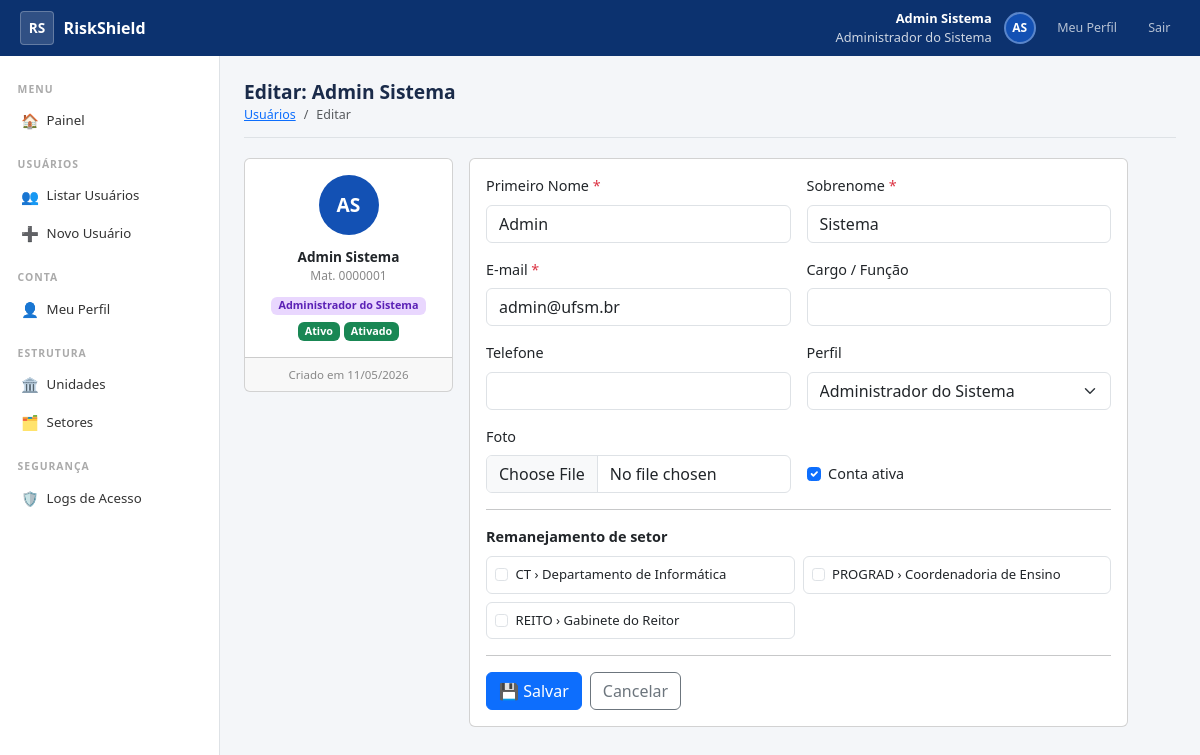
/usuarios/1/editar/ (signed in), run on the app's committed database.
### accounts/models.py (models this page shows, shortened)
class Usuario(AbstractBaseUser, PermissionsMixin):
    primeiro_nome = models.CharField('Primeiro Nome', max_length=80)
    sobrenome     = models.CharField('Sobrenome',     max_length=100)
    matricula     = models.CharField('Matrícula',     max_length=20, unique=True, db_index=True)
    email         = models.EmailField('E-mail Institucional', unique=True, db_index=True)
    foto          = models.ImageField('Foto', upload_to='fotos/', blank=True, null=True)
    telefone      = models.CharField('Telefone Institucional', max_length=20, blank=True)
    cargo         = models.CharField('Cargo / Função',         max_length=120, blank=True)
    perfil = models.CharField(
        'Perfil',
        max_length=20,
        choices=Perfil.choices,
        default=Perfil.SERVIDOR,
        db_index=True,
    )
    ativo           = models.BooleanField('Ativo', default=True, db_index=True)
    conta_ativada   = models.BooleanField('Conta Ativada', default=False)
    is_staff        = models.BooleanField('Acesso Admin Django', default=False)
    criado_em       = models.DateTimeField('Criado em',    auto_now_add=True)
    atualizado_em   = models.DateTimeField('Atualizado em', auto_now=True)
    deleted_at      = models.DateTimeField('Excluído em',  null=True, blank=True, db_index=True)
    criado_por      = models.ForeignKey(
        'self', on_delete=models.SET_NULL,
        null=True, blank=True,
        related_name='usuarios_criados',
        verbose_name='Criado por',
    )
    ultimo_login_ip = models.GenericIPAddressField('IP do Último Login', null=True, blank=True)
    history = HistoricalRecords(
        history_change_reason_field=models.TextField(null=True),
        excluded_fields=['last_login', 'ultimo_login_ip'],
    )
    objects = UsuarioManager()
    USERNAME_FIELD  = 'matricula'
    REQUIRED_FIELDS = ['email', 'primeiro_nome', 'sobrenome']
    class Meta:
        verbose_name         = 'Usuário'
        verbose_name_plural  = 'Usuários'
        ordering             = ['primeiro_nome', 'sobrenome']
    def get_nome_completo(self):
        return f'{self.primeiro_nome} {self.sobrenome}'.strip()
    def get_iniciais(self):
        partes = self.get_nome_completo().split()
        if len(partes) >= 2:
            return f'{partes[0][0]}{partes[-1][0]}'.upper()
        return self.matricula[:2].upper()
    @property
    def is_admin(self):
        return self.perfil == Perfil.ADMIN
    @property
    def pode_criar_usuario(self):
        return self.perfil in (Perfil.ADMIN, Perfil.GESTOR_UNIDADE)
    @property
    def pode_gerenciar_usuarios(self):
        return self.perfil in (Perfil.ADMIN, Perfil.GESTOR_UNIDADE, Perfil.GESTOR_SETOR)
    @property
    def pode_ver_logs(self):
        return self.perfil == Perfil.ADMIN
    def pode_editar_usuario(self, alvo):
        if self.perfil == Perfil.ADMIN:
            return True
    def get_setores_ativos(self):
        return self.usuario_setores.filter(ativo=True).select_related('setor__unidade')

### accounts/views.py (the view, shortened to what this page needs)
# urls.py: path('usuarios/<int:pk>/editar/',                 views.view_editar_usuario,   name='editar_usuario'),
@requer_pode_gerenciar_usuarios
def view_editar_usuario(request, pk):
    u    = request.user
    alvo = get_object_or_404(Usuario, pk=pk)
    if not u.pode_editar_usuario(alvo):
        messages.error(request, 'Sem permissão para editar este usuário.')
        return redirect('lista_usuarios')
    setores_qs = _qs_setores(u)
    form = EditarUsuarioForm(
        request.POST or None, request.FILES or None,
        instance=alvo, usuario_logado=u, queryset_setores=setores_qs,
    )
    return render(request, 'accounts/editar_usuario.html', {
        'form': form, 'alvo': alvo,
        'setores': alvo.get_setores_ativos(),
        'setores_disponiveis': setores_qs,
        'titulo': f'Editar: {alvo.get_nome_completo()}',
    })

### accounts/managers.py (called while the page is built)
    def get_queryset(self):
        return super().get_queryset().filter(deleted_at__isnull=True)

### accounts/views.py (called while the page is built)
def _qs_setores(usuario):
    if usuario.is_admin or usuario.is_gestor_unidade:
        return Setor.objects.filter(ativo=True).select_related('unidade')
    if usuario.is_gestor_setor:
        set_ids = usuario.usuario_setores.filter(ativo=True).values_list('setor_id', flat=True)
        return Setor.objects.filter(id__in=set_ids, ativo=True).select_related('unidade')
    return Setor.objects.none()

### organizacional/models.py (called while the page is built)
    def __str__(self):
        return f'{self.unidade.sigla} › {self.nome}' if self.unidade.sigla else f'{self.unidade.nome} › {self.nome}'

### templates/accounts/editar_usuario.html (shortened to what this page needs)
{% extends 'base_sistema.html' %}
{% block content %}
<div class="page-header">
  <h1>{{ titulo }}</h1>
  <ol class="breadcrumb mb-0">
    <li class="breadcrumb-item"><a href="{% url 'lista_usuarios' %}">Usuários</a></li>
    <li class="breadcrumb-item active">Editar</li>
  </ol>
</div>
<div class="row g-3" style="max-width:900px;">
  <div class="col-md-3">
    <div class="card text-center">
      <div class="card-body p-3">
        <div style="width:60px;height:60px;border-radius:50%;background:#1351B4;display:flex;align-items:center;justify-content:center;color:#fff;font-size:1.2rem;font-weight:700;margin:0 auto .75rem;">
          {% if alvo.foto %}<img src="{{ alvo.foto.url }}" style="width:100%;height:100%;object-fit:cover;border-radius:50%;">
          {% else %}{{ alvo.get_iniciais }}{% endif %}
        </div>
        <div style="font-weight:700; font-size:.85rem;">{{ alvo.get_nome_completo }}</div>
        <div style="font-size:.75rem; color:#888;">Mat. {{ alvo.matricula }}</div>
        <div class="mt-2">
          <span class="badge badge-{% if alvo.is_admin %}admin{% elif alvo.is_gestor_unidade %}gu{% elif alvo.is_gestor_setor %}gs{% else %}serv{% endif %}">
            {{ alvo.get_perfil_display }}
          </span>
        </div>
        <div class="mt-1">
          {% if alvo.ativo %}<span class="badge bg-success">Ativo</span>{% else %}<span class="badge bg-danger">Inativo</span>{% endif %}
          {% if alvo.conta_ativada %}<span class="badge bg-success">Ativado</span>{% else %}<span class="badge bg-warning text-dark">Pendente</span>{% endif %}
        </div>
      </div>
      <div class="card-footer p-2" style="font-size:.72rem; color:#888;">
        Criado em {{ alvo.criado_em|date:"d/m/Y" }}<br>
      </div>
    </div>
  </div>
  <div class="col-md-9">
    <div class="card">
      <div class="card-body">
        <form method="post" enctype="multipart/form-data" novalidate>
          <div class="row g-3">
            <div class="col-sm-6">
              <label class="form-label">Primeiro Nome <span class="text-danger">*</span></label>
              <input type="text" name="primeiro_nome" class="form-control {% if form.primeiro_nome.errors %}is-invalid{% endif %}"
                     value="{{ form.primeiro_nome.value|default:alvo.primeiro_nome }}" required
                     {% if form.fields.primeiro_nome.disabled %}disabled{% endif %}>
            </div>
            <div class="col-sm-6">
              <label class="form-label">Sobrenome <span class="text-danger">*</span></label>
              <input type="text" name="sobrenome" class="form-control {% if form.sobrenome.errors %}is-invalid{% endif %}"
                     value="{{ form.sobrenome.value|default:alvo.sobrenome }}" required
                     {% if form.fields.sobrenome.disabled %}disabled{% endif %}>
            </div>
            <div class="col-sm-6">
              <label class="form-label">E-mail <span class="text-danger">*</span></label>
              <input type="email" name="email" class="form-control {% if form.email.errors %}is-invalid{% endif %}"
                     value="{{ form.email.value|default:alvo.email }}" required
                     {% if form.fields.email.disabled %}disabled{% endif %}>
            </div>
            <div class="col-sm-6">
              <label class="form-label">Cargo / Função</label>
              <input type="text" name="cargo" class="form-control"
                     value="{{ form.cargo.value|default:alvo.cargo }}"
                     {% if form.fields.cargo.disabled %}disabled{% endif %}>
            </div>
            <div class="col-sm-6">
              <label class="form-label">Telefone</label>
              <input type="text" name="telefone" class="form-control"
                     value="{{ form.telefone.value|default:alvo.telefone }}"
                     {% if form.fields.telefone.disabled %}disabled{% endif %}>
            </div>
            <div class="col-sm-6">
              <label class="form-label">Perfil</label>
              <select name="perfil" class="form-select" {% if form.fields.perfil.disabled %}disabled{% endif %}>
                {% for val, lbl in form.fields.perfil.choices %}
                <option value="{{ val }}" {% if form.perfil.value == val or alvo.perfil == val %}selected{% endif %}>{{ lbl }}</option>
                {% endfor %}
              </select>
            </div>
            <div class="col-sm-6">
              <label class="form-label">Foto</label>
              <input type="file" name="foto" class="form-control" accept="image/*"
                     {% if form.fields.foto.disabled %}disabled{% endif %}>
            </div>
            <div class="col-sm-6 d-flex align-items-end pb-1">
              <div class="form-check">
                <input class="form-check-input" type="checkbox" name="ativo" id="id_ativo_edit"
                       {% if form.ativo.value != False and alvo.ativo %}checked{% endif %}
                       {% if form.fields.ativo.disabled %}disabled{% endif %}>
                <label class="form-check-label" for="id_ativo_edit">Conta ativa</label>
              </div>
            </div>
          </div>
          <hr class="mt-3">
          <div>
            <label class="form-label fw-semibold">Remanejamento de setor</label>
            {% if form.fields.setores.queryset.count == 0 %}
            <div class="alert alert-warning py-2 mb-0" style="font-size:.85rem;">
              Nenhum setor disponível para o seu perfil.
            </div>
            {% else %}
            <div class="row g-2">
              {% for checkbox in form.setores %}
              <div class="col-sm-6">
                <label class="border rounded p-2 w-100" style="font-size:.82rem;">
                  {{ checkbox.tag }}
                  <span class="ms-1">{{ checkbox.choice_label }}</span>
                </label>
              </div>
              {% endfor %}
            </div>
            {% endif %}
          </div>
          <hr class="mt-3">
          <div class="d-flex gap-2">
            <button type="submit" class="btn btn-primary">💾 Salvar</button>
            <a href="{% url 'lista_usuarios' %}" class="btn btn-outline-secondary">Cancelar</a>
          </div>
        </form>
      </div>
    </div>
  </div>
</div>
{% endblock %}

### templates/base_sistema.html (shortened to what this page needs)
{% load static %}
<!DOCTYPE html>
<html lang="pt-BR">
<head>
  <link href="https://cdn.jsdelivr.net/npm/bootstrap@5.3.0/dist/css/bootstrap.min.css" rel="stylesheet">
  <link rel="stylesheet" href="{% static 'css/styles_sistema.css' %}">
</head>
<body>
<div class="topbar">
  <a href="{% url 'painel' %}" class="topbar-brand">
    <div class="topbar-logo">RS</div>
    RiskShield
  </a>
  <div class="topbar-right">
    <div class="topbar-user text-end">
      <strong>{{ request.user.primeiro_nome }} {{ request.user.sobrenome }}</strong>
      {{ request.user.get_perfil_display }}
    </div>
    <div class="topbar-avatar">
      {% if request.user.foto %}<img src="{{ request.user.foto.url }}" alt="">
      {% else %}{{ request.user.get_iniciais }}{% endif %}
    </div>
    <a href="{% url 'meu_perfil' %}" class="topbar-btn">Meu Perfil</a>
    <a href="{% url 'logout' %}" class="topbar-btn">Sair</a>
  </div>
</div>
<div class="app-body">
  <nav class="sidebar">
    <div class="sidebar-section-title">Menu</div>
    <a href="{% url 'painel' %}" class="sidebar-link {% if request.resolver_match.url_name == 'painel' %}active{% endif %}">
      <span class="sidebar-icon">🏠</span> Painel
    </a>
    {% if request.user.pode_gerenciar_usuarios %}
    <div class="sidebar-section-title" style="margin-top:.5rem;">Usuários</div>
    <a href="{% url 'lista_usuarios' %}" class="sidebar-link {% if request.resolver_match.url_name == 'lista_usuarios' %}active{% endif %}">
      <span class="sidebar-icon">👥</span> Listar Usuários
    </a>
    {% if request.user.pode_criar_usuario %}
    <a href="{% url 'cadastro_usuario' %}" class="sidebar-link {% if request.resolver_match.url_name == 'cadastro_usuario' %}active{% endif %}">
      <span class="sidebar-icon">➕</span> Novo Usuário
    </a>
    {% endif %}
    {% endif %}
    <div class="sidebar-section-title" style="margin-top:.5rem;">Conta</div>
    <a href="{% url 'meu_perfil' %}" class="sidebar-link {% if request.resolver_match.url_name == 'meu_perfil' %}active{% endif %}">
      <span class="sidebar-icon">👤</span> Meu Perfil
    </a>
    {% if request.user.pode_criar_usuario %}
    <div class="sidebar-section-title" style="margin-top:.5rem;">Estrutura</div>
    <a href="{% url 'lista_unidades' %}" class="sidebar-link {% if 'unidade' in request.resolver_match.url_name %}active{% endif %}">
      <span class="sidebar-icon">🏛️</span> Unidades
    </a>
    <a href="{% url 'lista_setores' %}" class="sidebar-link {% if 'setor' in request.resolver_match.url_name %}active{% endif %}">
      <span class="sidebar-icon">🗂️</span> Setores
    </a>
    {% endif %}
    {% if request.user.pode_ver_logs %}
    <div class="sidebar-section-title" style="margin-top:.5rem;">Segurança</div>
    <a href="{% url 'logs_acesso' %}" class="sidebar-link {% if request.resolver_match.url_name == 'logs_acesso' %}active{% endif %}">
      <span class="sidebar-icon">🛡️</span> Logs de Acesso
    </a>
    {% endif %}
  </nav>
  <div class="main-area">
    {% block content %}{% endblock %}
  </div>
</div>
</body>
</html>

### static/css/styles_sistema.css (style rules this page uses)
:root { --gov-blue: #1351B4; --gov-dark: #0C326F; }
body { background: #f4f6f9; font-size: .9rem; }
.topbar { background: var(--gov-dark); height: 56px; display: flex; align-items: center; padding: 0 1.25rem; position: sticky; top: 0; z-index: 1000; }
.topbar-brand { color: #fff; font-weight: 700; font-size: 1rem; text-decoration: none; display: flex; align-items: center; gap: .6rem; }
.topbar-logo { width: 34px; height: 34px; background: rgba(255, 255, 255, .15); border: 1px solid rgba(255, 255, 255, .25); border-radius: 4px; display: flex; align-items: center; justify-content: center; font-weight: 800; font-size: .85rem; color: #fff; }
.topbar-right { margin-left: auto; display: flex; align-items: center; gap: .75rem; }
.topbar-user { color: rgba(255, 255, 255, .8); font-size: .8rem; }
.topbar-user strong { color: #fff; display: block; }
.topbar-avatar { width: 32px; height: 32px; border-radius: 50%; background: var(--gov-blue); border: 2px solid rgba(255, 255, 255, .3); display: flex; align-items: center; justify-content: center; color: #fff; font-weight: 700; font-size: .75rem; overflow: hidden; flex-shrink: 0; }
.topbar-btn { color: rgba(255, 255, 255, .7); text-decoration: none; font-size: .78rem; padding: .3rem .6rem; border-radius: 3px; transition: background .15s; }
.sidebar { width: 220px; background: #fff; border-right: 1px solid #dee2e6; min-height: calc(100vh - 56px); padding: 1rem 0; flex-shrink: 0; }
.sidebar-section-title { font-size: .65rem; font-weight: 700; color: #aaa; letter-spacing: 1px; text-transform: uppercase; padding: .6rem 1.1rem .3rem; }
.sidebar-link { display: flex; align-items: center; gap: .5rem; padding: .5rem 1.1rem; color: #333; text-decoration: none; font-size: .83rem; border-left: 3px solid transparent; transition: all .15s; }
.sidebar-icon { width: 18px; text-align: center; font-size: .9rem; }
.app-body { display: flex; min-height: calc(100vh - 56px); }
.main-area { flex: 1; padding: 1.5rem; overflow: hidden; }
.page-header { margin-bottom: 1.25rem; padding-bottom: .75rem; border-bottom: 1px solid #dee2e6; }
.page-header h1 { font-size: 1.2rem; font-weight: 700; color: #1a2b4a; margin: 0; }
.page-header .breadcrumb { font-size: .78rem; margin: .2rem 0 0; }
.badge-admin { background: #e9d7fe; color: #5b21b6; }

### data on the page
Usuario: user.primeiro_nome "Admin", user.sobrenome "Sistema", user.perfil "Administrador do Sistema", user.get_iniciais "AS", get_iniciais "AS", get_nome_completo "Admin Sistema", matricula "0000001", perfil "Administrador do Sistema", criado_em "11/05/2026", primeiro_nome "Admin", sobrenome "Sistema", email "admin@ufsm.br", ativo "☑"

### other printed values
{{ titulo }} "Editar: Admin Sistema"
{{ checkbox.choice_label }} "CT › Departamento de Informática" "PROGRAD › Coordenadoria de Ensino" "REITO › Gabinete do Reitor"
